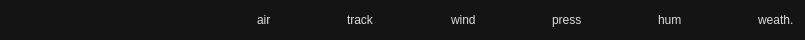
<?xml version="1.0" encoding="UTF-8"?>
<ui version="4.0">
 <class>EventStatusWidget</class>
 <widget class="QWidget" name="EventStatusWidget">
  <property name="geometry">
   <rect>
    <x>0</x>
    <y>0</y>
    <width>805</width>
    <height>40</height>
   </rect>
  </property>
  <property name="minimumSize">
   <size>
    <width>0</width>
    <height>40</height>
   </size>
  </property>
  <property name="maximumSize">
   <size>
    <width>16777215</width>
    <height>40</height>
   </size>
  </property>
  <property name="palette">
   <palette>
    <active>
     <colorrole role="WindowText">
      <brush brushstyle="SolidPattern">
       <color alpha="255">
        <red>220</red>
        <green>220</green>
        <blue>220</blue>
       </color>
      </brush>
     </colorrole>
     <colorrole role="Button">
      <brush brushstyle="SolidPattern">
       <color alpha="255">
        <red>20</red>
        <green>20</green>
        <blue>20</blue>
       </color>
      </brush>
     </colorrole>
     <colorrole role="Light">
      <brush brushstyle="SolidPattern">
       <color alpha="255">
        <red>30</red>
        <green>30</green>
        <blue>30</blue>
       </color>
      </brush>
     </colorrole>
     <colorrole role="Midlight">
      <brush brushstyle="SolidPattern">
       <color alpha="255">
        <red>25</red>
        <green>25</green>
        <blue>25</blue>
       </color>
      </brush>
     </colorrole>
     <colorrole role="Dark">
      <brush brushstyle="SolidPattern">
       <color alpha="255">
        <red>10</red>
        <green>10</green>
        <blue>10</blue>
       </color>
      </brush>
     </colorrole>
     <colorrole role="Mid">
      <brush brushstyle="SolidPattern">
       <color alpha="255">
        <red>13</red>
        <green>13</green>
        <blue>13</blue>
       </color>
      </brush>
     </colorrole>
     <colorrole role="Text">
      <brush brushstyle="SolidPattern">
       <color alpha="255">
        <red>255</red>
        <green>255</green>
        <blue>255</blue>
       </color>
      </brush>
     </colorrole>
     <colorrole role="BrightText">
      <brush brushstyle="SolidPattern">
       <color alpha="255">
        <red>255</red>
        <green>255</green>
        <blue>255</blue>
       </color>
      </brush>
     </colorrole>
     <colorrole role="ButtonText">
      <brush brushstyle="SolidPattern">
       <color alpha="255">
        <red>255</red>
        <green>255</green>
        <blue>255</blue>
       </color>
      </brush>
     </colorrole>
     <colorrole role="Base">
      <brush brushstyle="SolidPattern">
       <color alpha="255">
        <red>0</red>
        <green>0</green>
        <blue>0</blue>
       </color>
      </brush>
     </colorrole>
     <colorrole role="Window">
      <brush brushstyle="SolidPattern">
       <color alpha="255">
        <red>20</red>
        <green>20</green>
        <blue>20</blue>
       </color>
      </brush>
     </colorrole>
     <colorrole role="Shadow">
      <brush brushstyle="SolidPattern">
       <color alpha="255">
        <red>0</red>
        <green>0</green>
        <blue>0</blue>
       </color>
      </brush>
     </colorrole>
     <colorrole role="AlternateBase">
      <brush brushstyle="SolidPattern">
       <color alpha="255">
        <red>10</red>
        <green>10</green>
        <blue>10</blue>
       </color>
      </brush>
     </colorrole>
     <colorrole role="ToolTipBase">
      <brush brushstyle="SolidPattern">
       <color alpha="255">
        <red>255</red>
        <green>255</green>
        <blue>220</blue>
       </color>
      </brush>
     </colorrole>
     <colorrole role="ToolTipText">
      <brush brushstyle="SolidPattern">
       <color alpha="255">
        <red>0</red>
        <green>0</green>
        <blue>0</blue>
       </color>
      </brush>
     </colorrole>
    </active>
    <inactive>
     <colorrole role="WindowText">
      <brush brushstyle="SolidPattern">
       <color alpha="255">
        <red>220</red>
        <green>220</green>
        <blue>220</blue>
       </color>
      </brush>
     </colorrole>
     <colorrole role="Button">
      <brush brushstyle="SolidPattern">
       <color alpha="255">
        <red>20</red>
        <green>20</green>
        <blue>20</blue>
       </color>
      </brush>
     </colorrole>
     <colorrole role="Light">
      <brush brushstyle="SolidPattern">
       <color alpha="255">
        <red>30</red>
        <green>30</green>
        <blue>30</blue>
       </color>
      </brush>
     </colorrole>
     <colorrole role="Midlight">
      <brush brushstyle="SolidPattern">
       <color alpha="255">
        <red>25</red>
        <green>25</green>
        <blue>25</blue>
       </color>
      </brush>
     </colorrole>
     <colorrole role="Dark">
      <brush brushstyle="SolidPattern">
       <color alpha="255">
        <red>10</red>
        <green>10</green>
        <blue>10</blue>
       </color>
      </brush>
     </colorrole>
     <colorrole role="Mid">
      <brush brushstyle="SolidPattern">
       <color alpha="255">
        <red>13</red>
        <green>13</green>
        <blue>13</blue>
       </color>
      </brush>
     </colorrole>
     <colorrole role="Text">
      <brush brushstyle="SolidPattern">
       <color alpha="255">
        <red>255</red>
        <green>255</green>
        <blue>255</blue>
       </color>
      </brush>
     </colorrole>
     <colorrole role="BrightText">
      <brush brushstyle="SolidPattern">
       <color alpha="255">
        <red>255</red>
        <green>255</green>
        <blue>255</blue>
       </color>
      </brush>
     </colorrole>
     <colorrole role="ButtonText">
      <brush brushstyle="SolidPattern">
       <color alpha="255">
        <red>255</red>
        <green>255</green>
        <blue>255</blue>
       </color>
      </brush>
     </colorrole>
     <colorrole role="Base">
      <brush brushstyle="SolidPattern">
       <color alpha="255">
        <red>0</red>
        <green>0</green>
        <blue>0</blue>
       </color>
      </brush>
     </colorrole>
     <colorrole role="Window">
      <brush brushstyle="SolidPattern">
       <color alpha="255">
        <red>20</red>
        <green>20</green>
        <blue>20</blue>
       </color>
      </brush>
     </colorrole>
     <colorrole role="Shadow">
      <brush brushstyle="SolidPattern">
       <color alpha="255">
        <red>0</red>
        <green>0</green>
        <blue>0</blue>
       </color>
      </brush>
     </colorrole>
     <colorrole role="AlternateBase">
      <brush brushstyle="SolidPattern">
       <color alpha="255">
        <red>10</red>
        <green>10</green>
        <blue>10</blue>
       </color>
      </brush>
     </colorrole>
     <colorrole role="ToolTipBase">
      <brush brushstyle="SolidPattern">
       <color alpha="255">
        <red>255</red>
        <green>255</green>
        <blue>220</blue>
       </color>
      </brush>
     </colorrole>
     <colorrole role="ToolTipText">
      <brush brushstyle="SolidPattern">
       <color alpha="255">
        <red>0</red>
        <green>0</green>
        <blue>0</blue>
       </color>
      </brush>
     </colorrole>
    </inactive>
    <disabled>
     <colorrole role="WindowText">
      <brush brushstyle="SolidPattern">
       <color alpha="255">
        <red>10</red>
        <green>10</green>
        <blue>10</blue>
       </color>
      </brush>
     </colorrole>
     <colorrole role="Button">
      <brush brushstyle="SolidPattern">
       <color alpha="255">
        <red>20</red>
        <green>20</green>
        <blue>20</blue>
       </color>
      </brush>
     </colorrole>
     <colorrole role="Light">
      <brush brushstyle="SolidPattern">
       <color alpha="255">
        <red>30</red>
        <green>30</green>
        <blue>30</blue>
       </color>
      </brush>
     </colorrole>
     <colorrole role="Midlight">
      <brush brushstyle="SolidPattern">
       <color alpha="255">
        <red>25</red>
        <green>25</green>
        <blue>25</blue>
       </color>
      </brush>
     </colorrole>
     <colorrole role="Dark">
      <brush brushstyle="SolidPattern">
       <color alpha="255">
        <red>10</red>
        <green>10</green>
        <blue>10</blue>
       </color>
      </brush>
     </colorrole>
     <colorrole role="Mid">
      <brush brushstyle="SolidPattern">
       <color alpha="255">
        <red>13</red>
        <green>13</green>
        <blue>13</blue>
       </color>
      </brush>
     </colorrole>
     <colorrole role="Text">
      <brush brushstyle="SolidPattern">
       <color alpha="255">
        <red>10</red>
        <green>10</green>
        <blue>10</blue>
       </color>
      </brush>
     </colorrole>
     <colorrole role="BrightText">
      <brush brushstyle="SolidPattern">
       <color alpha="255">
        <red>255</red>
        <green>255</green>
        <blue>255</blue>
       </color>
      </brush>
     </colorrole>
     <colorrole role="ButtonText">
      <brush brushstyle="SolidPattern">
       <color alpha="255">
        <red>10</red>
        <green>10</green>
        <blue>10</blue>
       </color>
      </brush>
     </colorrole>
     <colorrole role="Base">
      <brush brushstyle="SolidPattern">
       <color alpha="255">
        <red>20</red>
        <green>20</green>
        <blue>20</blue>
       </color>
      </brush>
     </colorrole>
     <colorrole role="Window">
      <brush brushstyle="SolidPattern">
       <color alpha="255">
        <red>20</red>
        <green>20</green>
        <blue>20</blue>
       </color>
      </brush>
     </colorrole>
     <colorrole role="Shadow">
      <brush brushstyle="SolidPattern">
       <color alpha="255">
        <red>0</red>
        <green>0</green>
        <blue>0</blue>
       </color>
      </brush>
     </colorrole>
     <colorrole role="AlternateBase">
      <brush brushstyle="SolidPattern">
       <color alpha="255">
        <red>20</red>
        <green>20</green>
        <blue>20</blue>
       </color>
      </brush>
     </colorrole>
     <colorrole role="ToolTipBase">
      <brush brushstyle="SolidPattern">
       <color alpha="255">
        <red>255</red>
        <green>255</green>
        <blue>220</blue>
       </color>
      </brush>
     </colorrole>
     <colorrole role="ToolTipText">
      <brush brushstyle="SolidPattern">
       <color alpha="255">
        <red>0</red>
        <green>0</green>
        <blue>0</blue>
       </color>
      </brush>
     </colorrole>
    </disabled>
   </palette>
  </property>
  <property name="windowTitle">
   <string>Form</string>
  </property>
  <layout class="QHBoxLayout" name="horizontalLayout">
   <item>
    <widget class="QLabel" name="statusLabelIcon">
     <property name="sizePolicy">
      <sizepolicy hsizetype="Fixed" vsizetype="Minimum">
       <horstretch>0</horstretch>
       <verstretch>0</verstretch>
      </sizepolicy>
     </property>
     <property name="minimumSize">
      <size>
       <width>100</width>
       <height>0</height>
      </size>
     </property>
     <property name="text">
      <string/>
     </property>
    </widget>
   </item>
   <item>
    <widget class="QLabel" name="timerLabel">
     <property name="font">
      <font>
       <family>Arial</family>
       <pointsize>12</pointsize>
       <weight>75</weight>
       <bold>true</bold>
      </font>
     </property>
     <property name="text">
      <string/>
     </property>
    </widget>
   </item>
   <item>
    <widget class="QLabel" name="infoLabel">
     <property name="text">
      <string/>
     </property>
    </widget>
   </item>
   <item>
    <widget class="QLabel" name="airTempLabelIcon">
     <property name="sizePolicy">
      <sizepolicy hsizetype="Fixed" vsizetype="Fixed">
       <horstretch>0</horstretch>
       <verstretch>0</verstretch>
      </sizepolicy>
     </property>
     <property name="maximumSize">
      <size>
       <width>16777215</width>
       <height>16777215</height>
      </size>
     </property>
     <property name="text">
      <string>air</string>
     </property>
     <property name="scaledContents">
      <bool>true</bool>
     </property>
    </widget>
   </item>
   <item>
    <widget class="QLabel" name="airTempLabel">
     <property name="text">
      <string/>
     </property>
    </widget>
   </item>
   <item>
    <widget class="QLabel" name="trackTempLabelIcon">
     <property name="sizePolicy">
      <sizepolicy hsizetype="Fixed" vsizetype="Fixed">
       <horstretch>0</horstretch>
       <verstretch>0</verstretch>
      </sizepolicy>
     </property>
     <property name="text">
      <string>track</string>
     </property>
    </widget>
   </item>
   <item>
    <widget class="QLabel" name="trackTempLabel">
     <property name="text">
      <string/>
     </property>
    </widget>
   </item>
   <item>
    <widget class="QLabel" name="windSpeedLabelIcon">
     <property name="sizePolicy">
      <sizepolicy hsizetype="Fixed" vsizetype="Fixed">
       <horstretch>0</horstretch>
       <verstretch>0</verstretch>
      </sizepolicy>
     </property>
     <property name="text">
      <string>wind</string>
     </property>
    </widget>
   </item>
   <item>
    <widget class="QLabel" name="windSpeedLabel">
     <property name="text">
      <string/>
     </property>
    </widget>
   </item>
   <item>
    <widget class="QLabel" name="pressureLabelIcon">
     <property name="sizePolicy">
      <sizepolicy hsizetype="Fixed" vsizetype="Fixed">
       <horstretch>0</horstretch>
       <verstretch>0</verstretch>
      </sizepolicy>
     </property>
     <property name="text">
      <string>press</string>
     </property>
    </widget>
   </item>
   <item>
    <widget class="QLabel" name="pressureLabel">
     <property name="text">
      <string/>
     </property>
    </widget>
   </item>
   <item>
    <widget class="QLabel" name="humidityLabelIcon">
     <property name="sizePolicy">
      <sizepolicy hsizetype="Fixed" vsizetype="Fixed">
       <horstretch>0</horstretch>
       <verstretch>0</verstretch>
      </sizepolicy>
     </property>
     <property name="text">
      <string>hum</string>
     </property>
    </widget>
   </item>
   <item>
    <widget class="QLabel" name="humidityLabel">
     <property name="text">
      <string/>
     </property>
    </widget>
   </item>
   <item>
    <widget class="QLabel" name="weatherLabelIcon">
     <property name="sizePolicy">
      <sizepolicy hsizetype="Fixed" vsizetype="Fixed">
       <horstretch>0</horstretch>
       <verstretch>0</verstretch>
      </sizepolicy>
     </property>
     <property name="text">
      <string>weath.</string>
     </property>
    </widget>
   </item>
  </layout>
 </widget>
 <resources/>
 <connections/>
</ui>
